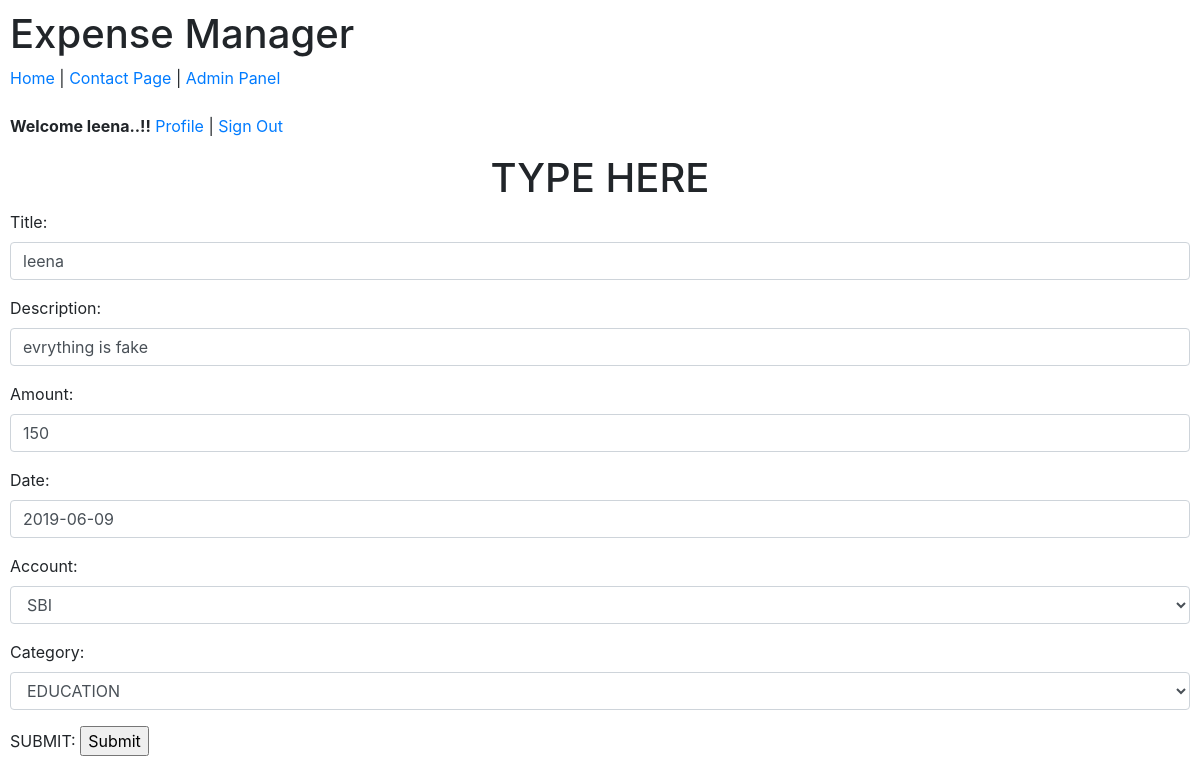
Screenshot of /view/2/edit/ (signed in) with the database file from the repository.
### budget/models.py (models this page shows, shortened)
class ExpenseItem(models.Model):
    title = models.CharField('Title', max_length=100)
    amount = models.IntegerField('Amount', default=0)
    category = models.ForeignKey(ExpenseCategory, on_delete=models.CASCADE , blank=True, null=True)
    description = models.CharField('Description', max_length=200, blank=True, null=True)
    date = models.DateField('Date', max_length=200)
    account = models.ForeignKey(ExpenseAccount, on_delete=models.CASCADE)

### budget/views.py (the view, shortened to what this page needs)
# urls.py: url(r'^view/(?P<pk>\w+)/edit/$',views.UpdateItemView.as_view()),
class UpdateItemView(UpdateView):
    queryset = ExpenseItem.objects.all()
    template_name = 'expense_update.html'
    fields = ['title', 'description', 'amount', 'date', 'account', 'category']

### budget/models.py (called while the page is built)
    def __str__(self):
        return self.title

    def __str__(self):
        return self.title

### templates/expense_update.html (shortened to what this page needs)
{% extends 'base.html'%}
{% block content %}
<h1 align="center">TYPE HERE</h1>
<form method ='POST'>
<table>
    {% include 'tweaky_form.html' with form=form %}
</table>
    SUBMIT: <input type="submit" name="submit">
</form>
{% endblock %}

### templates/nav.html (shortened to what this page needs)
<a href="/">Home</a> | <a href="/contact">Contact Page</a> | <a href="/admin">Admin Panel</a>
{% if user.is_authenticated %}
<b>Welcome {{user.first_name}}..!!</b>
<a href="/profile">Profile</a> | <a href="/admin/logout/?next=/">Sign Out</a>
{% else %}
<a href="{% url 'account_login' %}">login</a> | <a href="{% url 'account_signup' %}">signup</a>
{% endif %}

### templates/tweaky_form.html (shortened to what this page needs)
{% load widget_tweaks %}
{% for field in form.visible_fields %}
<div class="form-group">
    {{ field.label_tag }}
    {% if form.is_bound %}
    {% if field.errors %}
    {% render_field field class="form-control is-invalid" %}
    {% for error in field.errors %}
    <div class="invalid-feedback">
        {{ error }}
    </div>
    {% endfor %}
    {% else %}
    {% render_field field class="form-control is-valid" %}
    {% endif %}
    {% else %}
    {% render_field field class="form-control" %}
    {% endif %}
</div>
{% endfor %}

### rows the page displays
ExpenseItem: title "leena" "evrything is fake" "150" "2019-06-09" "SBI" "EDUCATION"

### other values shown
{{ user.first_name }} "leena"
{{ field.label_tag }} "Title:" "Description:" "Amount:" "Date:" "Account:" "Category:"
